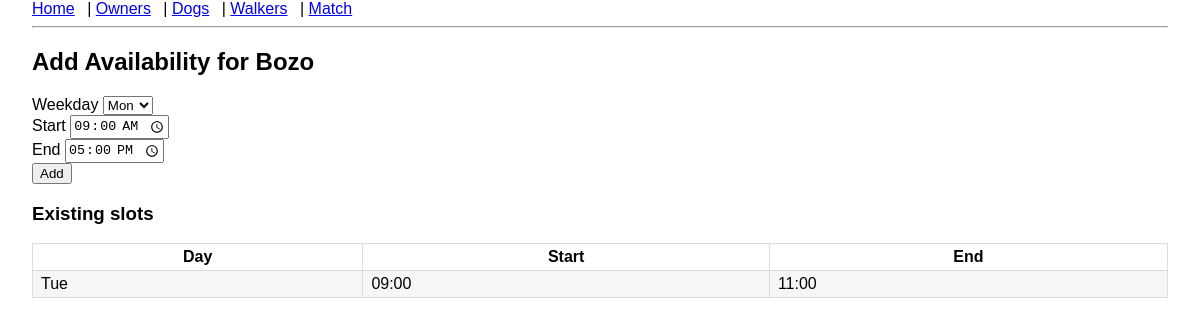
The page /availability/dog/4 on the database as committed earlier.
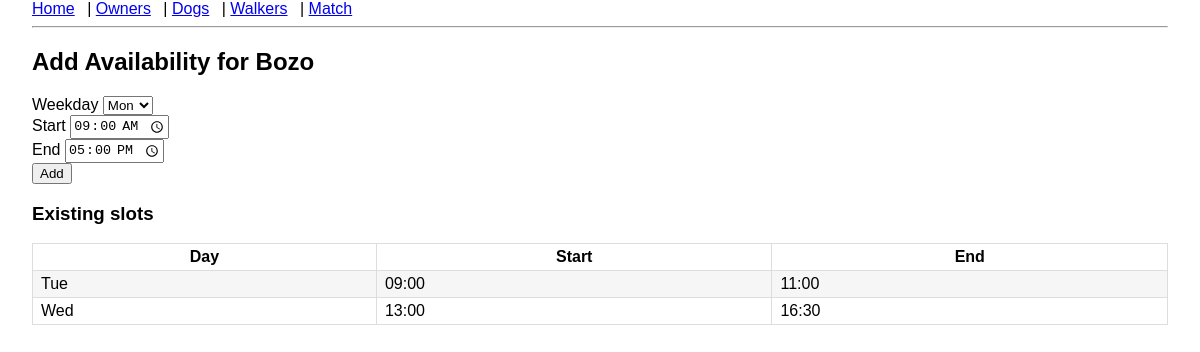
The same page on the database as committed later.
### models.py (models this page shows)
class Dog(db.Model):
    id = db.Column(db.Integer, primary_key=True)
    name = db.Column(db.String(80), nullable=False)
    breed = db.Column(db.String(80))
    owner_id = db.Column(db.Integer, db.ForeignKey("dog_owner.id"), nullable=False)
    availabilities = db.relationship(
        "Availability", backref="dog", cascade="all, delete-orphan"
    )

class Availability(db.Model):
    id = db.Column(db.Integer, primary_key=True)
    weekday = db.Column(db.Integer, nullable=False)  # 0 = Mon … 6 = Sun
    start_time = db.Column(db.Time, nullable=False)
    end_time = db.Column(db.Time, nullable=False)
    dog_id = db.Column(db.Integer, db.ForeignKey("dog.id"))
    walker_id = db.Column(db.Integer, db.ForeignKey("dog_walker.id"))

### app.py (the view, shortened to what this page needs)
@app.route("/availability/<string:entity>/<int:entity_id>", methods=["GET", "POST"])
def manage_availability(entity, entity_id):
    form = AvailabilityForm()
    if entity == "dog":
        obj = Dog.query.get_or_404(entity_id)
        redirect_endpoint = "dogs"
    else:
        obj = DogWalker.query.get_or_404(entity_id)
        redirect_endpoint = "walkers"
    return render_template(
        "availability_form.html",
        form=form,
        entity=entity,
        obj=obj
    )

### forms.py (shortened to what this page needs)
class AvailabilityForm(FlaskForm):
    weekday = SelectField("Weekday", coerce=int, choices=WEEKDAYS)
    start_time = TimeField("Start", default=dt.time(9, 0))
    end_time   = TimeField("End",   default=dt.time(17, 0))
    submit = SubmitField("Add")

### templates/availability_form.html (shortened to what this page needs)
{% extends "layout.html" %}
{% block content %}
<h2>Add Availability for {{ obj.name }}</h2>
<form method="post">
    {{ form.weekday.label }} {{ form.weekday() }}<br>
    {{ form.start_time.label }} {{ form.start_time() }}<br>
    {{ form.end_time.label }} {{ form.end_time() }}<br>
    {{ form.submit() }}
</form>
<h3>Existing slots</h3>
<table>
    <tr>
        <th>Day</th>
        <th>Start</th>
        <th>End</th>
    </tr>
    {% for a in obj.availabilities %}
    <tr>
        <td>{{ ['Mon','Tue','Wed','Thu','Fri','Sat','Sun'][a.weekday] }}</td>
        <td>{{ a.start_time.strftime('%H:%M') }}</td>
        <td>{{ a.end_time.strftime('%H:%M') }}</td>
    </tr>
    {% endfor %}
</table>
{% endblock %}

### templates/layout.html (shortened to what this page needs)
<!doctype html>
<html lang="en">
<head>
    <link href="{{ url_for('static', filename='style.css') }}" rel="stylesheet">
    <link href="{{ url_for('static', filename='css/custom.css') }}" rel="stylesheet">
</head>
<body>
<nav>
    <a href="{{ url_for('home') }}">Home</a> |
    <a href="{{ url_for('owners') }}">Owners</a> |
    <a href="{{ url_for('dogs') }}">Dogs</a> |
    <a href="{{ url_for('walkers') }}">Walkers</a> |
    <a href="{{ url_for('match') }}">Match</a>
</nav>
<hr>
{% block content %}
{% endblock %}
</body>
</html>

### static/style.css (style rules this page uses)
body { font-family: Arial, sans-serif; margin: 0 2rem; }
table { border-collapse: collapse; width: 100%; }
th, td { border: 1px solid #ddd; padding: 4px 8px; }
tr:nth-child(even) { background: #f6f6f6; }
nav a { margin-right: .5rem; }

Rows that differ between the two databases and show on the page:
added Availability: weekday "Wed", start_time "13:00", end_time "16:30"
